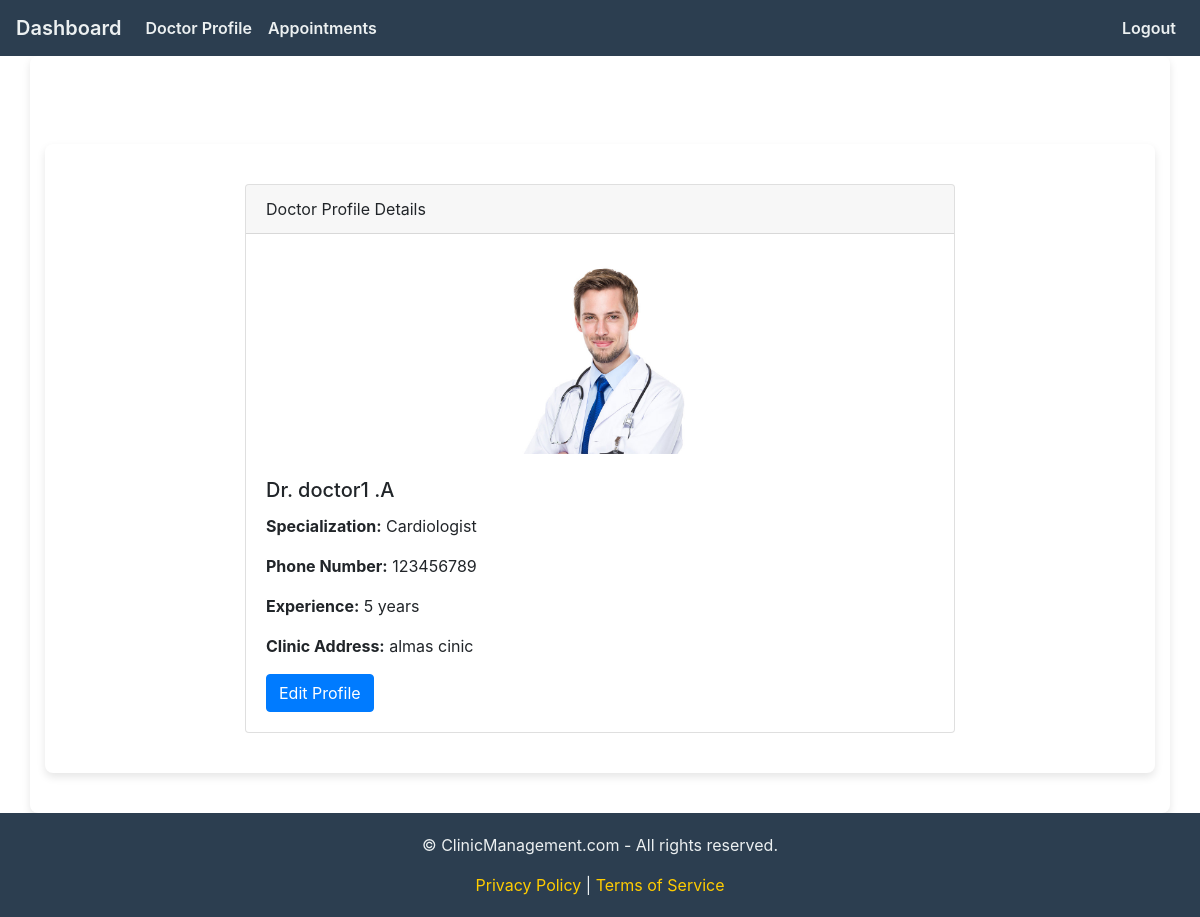
Page /doctor/1/ on the committed database.
### clinic_mgt_app/models.py (models this page shows, shortened)
class Doctor(models.Model):
    SPECIALIZATION_CHOICES = [
        ('General Practitioner', 'General Practitioner'),
        ('Cardiologist', 'Cardiologist'),
        ('Dermatologist', 'Dermatologist'),
        ('Neurologist', 'Neurologist'),
        ('Orthopedic', 'Orthopedic'),
        ('Pediatrician', 'Pediatrician'),
        ('Psychiatrist', 'Psychiatrist'),
        ('Radiologist', 'Radiologist')
    ]
    doctor_user = models.ForeignKey(CustomUser,on_delete=models.CASCADE, null=True)
    first_name = models.CharField(max_length=100)
    last_name = models.CharField(max_length=100)
    specialization = models.CharField(max_length=100,choices=SPECIALIZATION_CHOICES)
    phone_number = models.CharField(max_length=15)
    image = models.ImageField(upload_to='image/',null=True)
    experience = models.PositiveIntegerField(help_text="Years of experience")
    clinic_address = models.TextField()
    created_at = models.DateTimeField(auto_now_add=True)
    updated_at = models.DateTimeField(auto_now=True)
    is_doctor = models.BooleanField(default=True)

### clinic_mgt_app/views.py (the view)
# urls.py: path('doctor/<int:pk>/', views.doctor_detail, name='doctor_detail'),
def doctor_detail(request, pk):
    doctor = get_object_or_404(Doctor, pk=pk)
    return render(request, 'doctor_detail.html', {'doctor': doctor})

### clinic_mgt_app/templates/doctor_detail.html (shortened to what this page needs)
{% extends 'doctor_base.html' %}
{% block content %}
<!DOCTYPE html>
<html lang="en">
<head>
    <link rel="stylesheet" href="https://cdn.jsdelivr.net/npm/bootstrap@4.0.0/dist/css/bootstrap.min.css">
</head>
<body>
    <div class="container mt-5">
        <div class="row justify-content-center">
            <div class="col-md-8">
                <div class="card">
                    <div class="card-header">
                        Doctor Profile Details
                    </div>
                    <div class="card-body">
                        <div class="text-center mb-4">
                            {% if doctor.image %}
                                <img src="{{ doctor.image.url }}" class="img-fluid rounded" alt="Doctor Profile Picture" style="max-height: 200px;">
                            {% else %}
                                <img src="https://via.placeholder.com/150" class="img-fluid rounded" alt="Default Profile Picture">
                            {% endif %}
                        </div>
                        <h5 class="card-title">Dr. {{ doctor.first_name }} {{ doctor.last_name }}</h5>
                        <p class="card-text"><strong>Specialization:</strong> {{ doctor.specialization }}</p>
                        <p class="card-text"><strong>Phone Number:</strong> {{ doctor.phone_number }}</p>
                        <p class="card-text"><strong>Experience:</strong> {{ doctor.experience }} years</p>
                        <p class="card-text"><strong>Clinic Address:</strong> {{ doctor.clinic_address }}</p>
                        {% if doctor %}
                        <a href="{% url 'doctor_edit' pk=doctor.pk %}" class="btn btn-primary">Edit Profile</a>
                        {% endif %}
                    </div>
                </div>
            </div>
        </div>
    </div>
</body>
</html>
{% endblock content %}

### clinic_mgt_app/templates/doctor_base.html (style rules this page uses)
body { font-family: 'Arial', sans-serif; background-color: #f7f7f7; margin-top: 20px; }
.container { background-color: white; border-radius: 8px; box-shadow: 0 4px 8px rgba(0, 0, 0, 0.1); padding: 40px; }

### rows in the picture
Doctor: image (picture), first_name "doctor1", last_name ".A", specialization "Cardiologist", phone_number "123456789", experience "5", clinic_address "almas cinic"
